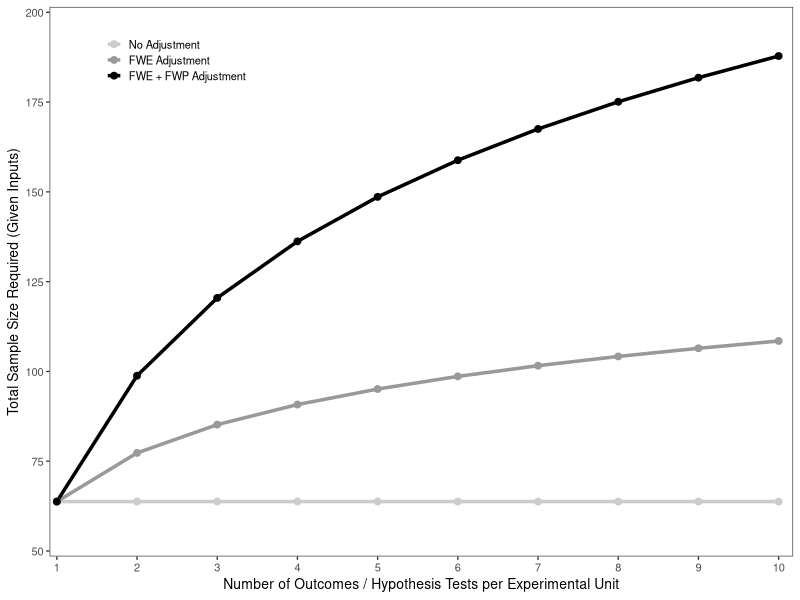

The R script that drew this image: (Note: this script raises an error after producing the figure.)
# =============================================================================
# Exhibit 5.7: Multiple Hypothesis Testing (MHT) and Statistical Power
# =============================================================================
# Demonstrates how sample size requirements grow with the number of hypothesis
# tests when using Bonferroni corrections to control family-wise error rates.
#
# Three correction strategies are compared:
#   1. No Adjustment: Standard α and power (ignores multiple testing)
#   2. FWE Adjustment: α/k (Bonferroni correction for family-wise error)
#   3. FWE + FWP Adjustment: α/k AND power^(1/k) (controls both error rates)
#
# Shows that detecting multiple effects requires substantially larger samples,
# especially when controlling both family-wise error and family-wise power.
#
# Reference: Chapter 5, Power Analysis

# --- Setup -------------------------------------------------------------------
rm(list = ls())

# Load required libraries
library(ggplot2)
library(pwr)

# Automatically set working directory to the folder containing this script.
# Supports RStudio (Source/Knit), source(), and Rscript from the command line.
if (requireNamespace("rstudioapi", quietly = TRUE) && rstudioapi::isAvailable()) {
  setwd(dirname(rstudioapi::getActiveDocumentContext()$path))
} else if (length(sys.frames()) > 0 && !is.null(sys.frame(1)$ofile)) {
  setwd(dirname(sys.frame(1)$ofile))
} else if (!is.null(commandArgs(trailingOnly = FALSE))) {
  args <- commandArgs(trailingOnly = FALSE)
  file_arg <- grep("^--file=", args, value = TRUE)
  if (length(file_arg) > 0) {
    setwd(dirname(normalizePath(sub("^--file=", "", file_arg))))
  }
}

# Define paths relative to script location
output_dir <- file.path(dirname(getwd()), "output")
dir.create(output_dir, showWarnings = FALSE, recursive = TRUE)

# Set random seed for reproducibility
set.seed(52649583)


# --- Parameters --------------------------------------------------------------
# Design inputs
mde_sds <- 0.5    # Effect size in standard deviation units
alpha <- 0.05     # Significance level (uncorrected)
power <- 0.80     # Statistical power (uncorrected)
max_hypo <- 10    # Maximum number of hypothesis tests to consider


# --- Core function -----------------------------------------------------------
compute_sample_sizes <- function(mde, alpha, power, n_tests) {
  #' Compute required sample size per group for 1..n_tests hypotheses under
  #' three Bonferroni-based correction strategies:
  #'
  #'   - No Adjustment:        standard alpha and power
  #'   - FWE Adjustment:       alpha / k  (controls family-wise error rate)
  #'   - FWE + FWP Adjustment: alpha / k  and  power^(1/k)
  #'                           (controls both family-wise error and power)
  #'
  #' @param mde Effect size in SD units
  #' @param alpha Significance level
  #' @param power Target statistical power
  #' @param n_tests Maximum number of hypotheses
  #' @return Data frame with sample sizes for each strategy

  hypotheses <- 1:n_tests

  no_adj <- sapply(hypotheses, function(k) {
    pwr.t.test(d = mde, sig.level = alpha, power = power,
               type = "two.sample")$n
  })

  fwe <- sapply(hypotheses, function(k) {
    pwr.t.test(d = mde, sig.level = alpha / k, power = power,
               type = "two.sample")$n
  })

  fwe_fwp <- sapply(hypotheses, function(k) {
    pwr.t.test(d = mde, sig.level = alpha / k, power = power^(1 / k),
               type = "two.sample")$n
  })

  data.frame(
    hypotheses = rep(hypotheses, 3),
    total_sample_size = c(no_adj, fwe, fwe_fwp),
    adjustment_type = factor(
      rep(c("No Adjustment", "FWE Adjustment", "FWE + FWP Adjustment"),
          each = n_tests),
      levels = c("No Adjustment", "FWE Adjustment", "FWE + FWP Adjustment"))
  )
}


# --- Compute results ---------------------------------------------------------
cat("\n", strrep("=", 80), "\n", sep = "")
cat("EXHIBIT 5.7: Multiple Hypothesis Testing and Statistical Power\n")
cat(strrep("=", 80), "\n", sep = "")
cat(sprintf("Effect size (MDE): %.1f SD units\n", mde_sds))
cat(sprintf("Significance level (α): %.2f\n", alpha))
cat(sprintf("Statistical power: %.0f%%\n", power * 100))
cat(sprintf("Number of hypothesis tests: 1 to %d\n", max_hypo))
cat(strrep("-", 80), "\n", sep = "")
cat("Computing required sample sizes for each correction strategy...\n")

results <- compute_sample_sizes(mde_sds, alpha, power, max_hypo)

cat(strrep("-", 80), "\n", sep = "")
cat(sprintf("%-12s %-18s %-18s %-18s\n", "k (tests)", "No Adjustment",
            "FWE Adjustment", "FWE + FWP"))
cat(strrep("-", 80), "\n", sep = "")

# Print results
for (k in 1:max_hypo) {
  no_adj <- results[results$hypotheses == k & results$adjustment_type == "No Adjustment",
                    "total_sample_size"]
  fwe <- results[results$hypotheses == k & results$adjustment_type == "FWE Adjustment",
                 "total_sample_size"]
  fwe_fwp <- results[results$hypotheses == k & results$adjustment_type == "FWE + FWP Adjustment",
                     "total_sample_size"]
  cat(sprintf("%-12d %-18.1f %-18.1f %-18.1f\n", k, no_adj, fwe, fwe_fwp))
}

cat(strrep("=", 80), "\n", sep = "")


# --- Create plot -------------------------------------------------------------
cat("\n", strrep("=", 80), "\n", sep = "")
cat("Creating plot: Sample Size vs. Number of Hypothesis Tests\n")
cat(strrep("=", 80), "\n", sep = "")

exhibit_plot <- ggplot(results,
                       aes(x = hypotheses, y = total_sample_size,
                           color = adjustment_type)) +
  geom_line(linewidth = 1.2) +
  geom_point(size = 2) +
  scale_x_continuous(breaks = 1:max_hypo,
                     expand = expansion(mult = c(0.01, 0.02))) +
  scale_y_continuous(breaks = seq(50, 200, by = 25),
                     labels = scales::label_comma(),
                     expand = expansion(mult = c(0.01, 0.01))) +
  scale_color_manual(values = c("No Adjustment" = "#CCCCCC",
                                "FWE Adjustment" = "#999999",
                                "FWE + FWP Adjustment" = "#000000")) +
  coord_cartesian(ylim = c(50, 200)) +
  labs(x = "Number of Outcomes / Hypothesis Tests per Experimental Unit",
       y = "Total Sample Size Required (Given Inputs)") +
  theme_bw(base_size = 10) +
  theme(
    panel.grid = element_blank(),
    legend.position = c(0.17, 0.90),
    legend.title = element_blank(),
    legend.background = element_rect(fill = "white", color = NA),
    legend.text = element_text(size = 8),
    legend.key = element_rect(fill = NA),
    legend.spacing.y = unit(2, "mm"),
    legend.key.height = unit(4, "mm"),
    legend.key.width = unit(4, "mm"),
    legend.margin = margin(t = 0, r = 1, b = 1, l = 1, unit = "mm")
  )

# Save plot
plot_file <- file.path(output_dir, "exhibit_5.7.png")
ggsave(plot_file, plot = exhibit_plot, width = 10, height = 7, units = "in", dpi = 300)
cat(sprintf("✓ Plot saved to: %s\n", plot_file))


# --- Print summary statistics ------------------------------------------------
cat("\n", strrep("=", 80), "\n", sep = "")
cat("EXHIBIT 5.7: Summary\n")
cat(strrep("=", 80), "\n", sep = "")

# Sample size inflation from 1 to max_hypo tests
no_adj_1 <- results[results$hypotheses == 1 & results$adjustment_type == "No Adjustment",
                    "total_sample_size"]
no_adj_max <- results[results$hypotheses == max_hypo & results$adjustment_type == "No Adjustment",
                      "total_sample_size"]
fwe_1 <- results[results$hypotheses == 1 & results$adjustment_type == "FWE Adjustment",
                 "total_sample_size"]
fwe_max <- results[results$hypotheses == max_hypo & results$adjustment_type == "FWE Adjustment",
                   "total_sample_size"]
fwe_fwp_1 <- results[results$hypotheses == 1 & results$adjustment_type == "FWE + FWP Adjustment",
                     "total_sample_size"]
fwe_fwp_max <- results[results$hypotheses == max_hypo & results$adjustment_type == "FWE + FWP Adjustment",
                       "total_sample_size"]

cat(sprintf("\nSample size inflation from 1 to %d tests:\n", max_hypo))
cat(sprintf("  No Adjustment:       %.1f → %.1f (%.2fx)\n",
            no_adj_1, no_adj_max, no_adj_max / no_adj_1))
cat(sprintf("  FWE Adjustment:      %.1f → %.1f (%.2fx)\n",
            fwe_1, fwe_max, fwe_max / fwe_1))
cat(sprintf("  FWE + FWP:           %.1f → %.1f (%.2fx)\n",
            fwe_fwp_1, fwe_fwp_max, fwe_fwp_max / fwe_fwp_1))
cat("\nKey insight: Testing multiple hypotheses with proper error rate control\n")
cat("requires substantially larger samples, especially when controlling both\n")
cat("family-wise error (FWE) and family-wise power (FWP).\n")
cat(strrep("=", 80), "\n", sep = "")
cat("\n")

# =============================================================================
# END OF EXHIBIT 5.7
# =============================================================================
